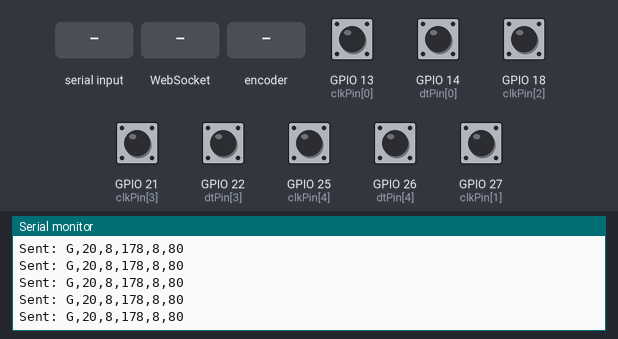
Bench run of a sketch on a simulated ESP32. Shown: the last lines printed to the serial monitor. The inputs (shaded band) are chosen by the test bench; at power-on: GPIO 13 (clkPin[0]), GPIO 14 (dtPin[0]), GPIO 18 (clkPin[2]), GPIO 21 (clkPin[3]), GPIO 22 (dtPin[3]), GPIO 25 (clkPin[4]), GPIO 26 (dtPin[4]), GPIO 27 (clkPin[1]) HIGH. WiFi joins after 1.5 s; servers stay silent unless stated.

Above: at 3.7 s.
3.8 s: "r" received over Serial
5.3 s: WebSocket text "r" received
6.8 s: rotary encoder on GPIO 13 (clkPin[0]) / GPIO 14 (dtPin[0]) turned 1 step (first pin leading)
At 6.85 s:
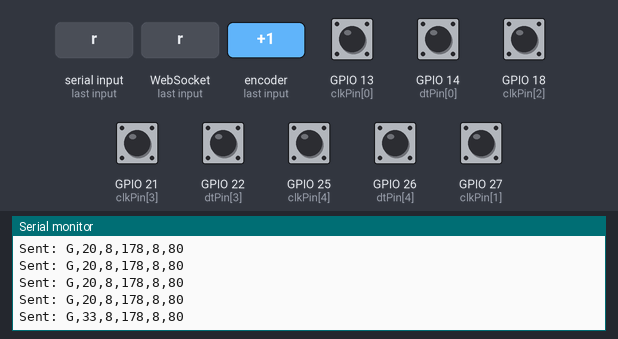
8.5 s: GPIO 21 (clkPin[3]) pulled LOW for 0.15 s
At 8.57 s:
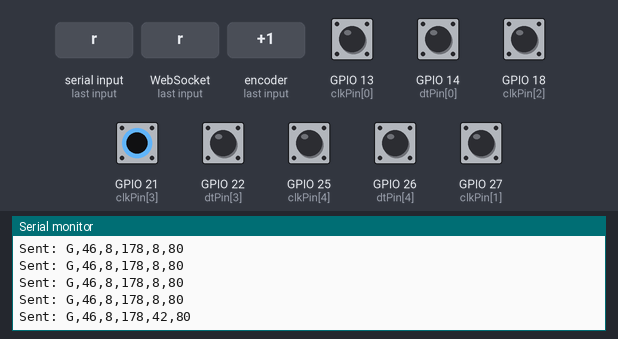
10.1 s: GPIO 25 (clkPin[4]) pulled LOW for 0.15 s
At 10.19 s:
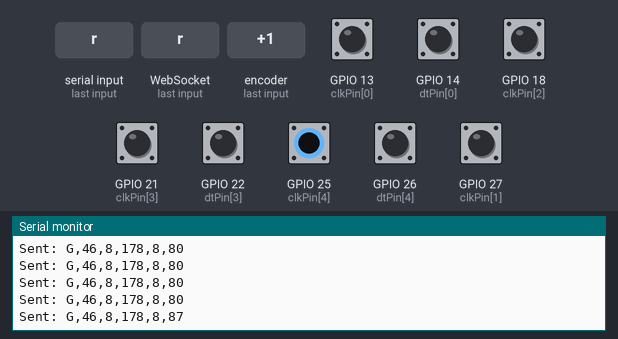
11.7 s: rotary encoder on GPIO 13 (clkPin[0]) / GPIO 14 (dtPin[0]) turned 1 step (first pin leading)
At 11.81 s:
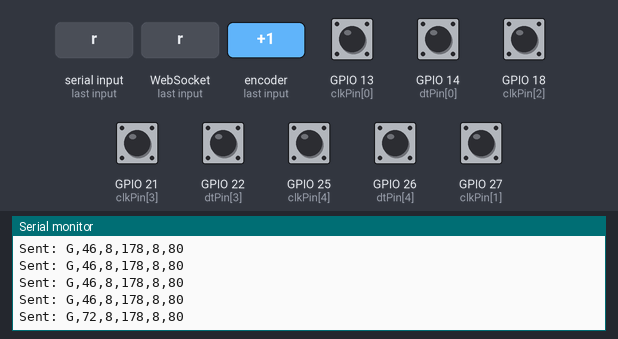
Timing chart, 0 to 14.4 s (numbered marks = the images above; inputs shaded):
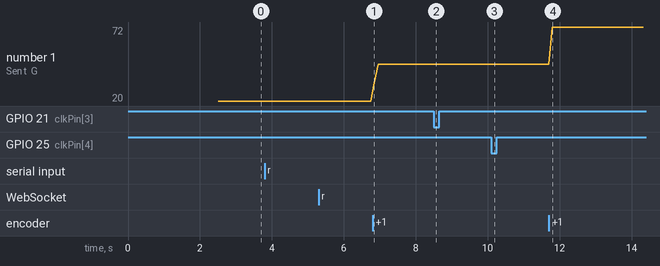

The sketch:

Glove.ino
```cpp
#include <WiFi.h>
#include <WebSocketsClient.h>

#define NUM_FINGERS 5

const char* ssid = "HAND_HOST";
const char* password = "12345678";

WebSocketsClient webSocket;

const char* fingerName[NUM_FINGERS] = {
  "Thumb",
  "Index",
  "Middle",
  "Ring",
  "Pinky"
};

// HW-040 pins
int clkPin[NUM_FINGERS] = {
  13,  // Thumb
  27,  // Index
  18,  // Middle
  21,  // Ring
  25   // Pinky
};

int dtPin[NUM_FINGERS] = {
  14,  // Thumb
  33,  // Index
  19,  // Middle
  22,  // Ring
  26   // Pinky
};

// Calibrated directions
int direction[NUM_FINGERS] = {
  1,   // Thumb
 -1,   // Index
 -1,   // Middle
  1,   // Ring
  1    // Pinky
};

// Calibrated max steps
int maxSteps[NUM_FINGERS] = {
  8,  // Thumb
  4,  // Index
  9,  // Middle
  5,  // Ring
  4   // Pinky
};

// Servo calibrated values
int servoOpen[NUM_FINGERS] = {
  20,   // Thumb
  8,    // Index
  178,  // Middle
  8,    // Ring
  80    // Pinky
};

int servoClose[NUM_FINGERS] = {
  124,  // Thumb
  120,  // Index
  48,   // Middle
  180,  // Ring
  110   // Pinky
};

int rawSteps[NUM_FINGERS] = {0, 0, 0, 0, 0};
int lastCLK[NUM_FINGERS];

bool wsConnected = false;

unsigned long lastSend = 0;

void webSocketEvent(WStype_t type, uint8_t * payload, size_t length) {
  if (type == WStype_CONNECTED) {
    wsConnected = true;
    Serial.println("WebSocket connected!");
  }

  if (type == WStype_DISCONNECTED) {
    wsConnected = false;
    Serial.println("WebSocket disconnected!");
  }
}

int correctedSteps(int finger) {
  int corrected = rawSteps[finger] * direction[finger];
  corrected = constrain(corrected, 0, maxSteps[finger]);
  return corrected;
}

int mappedServoAngle(int finger) {
  int s = correctedSteps(finger);

  return map(
    s,
    0,
    maxSteps[finger],
    servoOpen[finger],
    servoClose[finger]
  );
}

void resetAll() {
  for (int i = 0; i < NUM_FINGERS; i++) {
    rawSteps[i] = 0;
  }

  Serial.println("All glove counters reset.");
}

void sendAngles() {
  String msg = "G," +
               String(mappedServoAngle(0)) + "," +
               String(mappedServoAngle(1)) + "," +
               String(mappedServoAngle(2)) + "," +
               String(mappedServoAngle(3)) + "," +
               String(mappedServoAngle(4));

  if (wsConnected) {
    webSocket.sendTXT(msg);
  }

  Serial.print("Sent: ");
  Serial.println(msg);
}

void setup() {
  Serial.begin(115200);
  delay(1000);

  Serial.println("GLOVE CLIENT STARTING");

  for (int i = 0; i < NUM_FINGERS; i++) {
    pinMode(clkPin[i], INPUT_PULLUP);
    pinMode(dtPin[i], INPUT_PULLUP);
    lastCLK[i] = digitalRead(clkPin[i]);
  }

  WiFi.mode(WIFI_STA);
  WiFi.begin(ssid, password);

  Serial.println("Connecting to HAND_HOST...");

  while (WiFi.status() != WL_CONNECTED) {
    delay(500);
    Serial.print(".");
  }

  Serial.println();
  Serial.println("WiFi connected!");
  Serial.print("Glove IP: ");
  Serial.println(WiFi.localIP());

  webSocket.begin("192.168.4.1", 81, "/");
  webSocket.onEvent(webSocketEvent);
  webSocket.setReconnectInterval(2000);

  Serial.println("Type r to reset glove counters.");
}

void loop() {
  webSocket.loop();

  for (int i = 0; i < NUM_FINGERS; i++) {
    int currentCLK = digitalRead(clkPin[i]);

    if (currentCLK != lastCLK[i]) {
      if (digitalRead(dtPin[i]) != currentCLK) {
        rawSteps[i]++;
      } else {
        rawSteps[i]--;
      }

      rawSteps[i] = constrain(rawSteps[i], -20, 20);
    }

    lastCLK[i] = currentCLK;
  }

  if (millis() - lastSend > 100) {
    lastSend = millis();
    sendAngles();
  }

  if (Serial.available()) {
    char cmd = Serial.read();

    if (cmd == 'r') {
      resetAll();
    }
  }
}
```

Measured:
- after the input at 6.8 s, the serial monitor: prints a new line after 0.05 s (image 1)
- after the input at 8.5 s, the serial monitor: prints a new line after 0.07 s (image 2)
- after the input at 10.1 s, the serial monitor: prints a new line after 0.08 s (image 3)
- after the input at 11.7 s, the serial monitor: prints a new line after 0.10 s (image 4)
- plotted number 1: 20 → 46 after the input at 6.8 s, 46 → 72 after the input at 11.7 s
